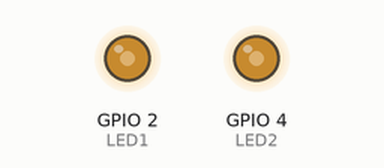
Recording of a program running on a simulated ESP32. Parts: output pins drawn as LEDs (lit = HIGH). What the program prints to the serial monitor is not drawn.

Above: at 0.1 s.
Timing chart, 0 to 1.6 s (numbered marks = the images above):
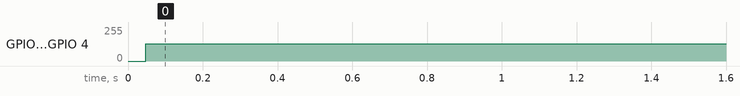

The program:

main.cpp
```cpp
#include <Arduino.h>
#include <FreeRTOS/FreeRTOS.h>
#include <FreeRTOS/task.h>
#include <freertos/FreeRTOSConfig.h>
#include <freertos/queue.h>
#include <FreeRTOS/semphr.h>

#define LED1  2
#define LED2  4

/*
Counting semaphores are used for resource allocation where multiple tasks can access
a shared resource up to a certain limit, while binary semaphores are used for mutual
exclusion or simple signaling between tasks. Counting semaphores can have a variable
count, whereas binary semaphores can only have two states.

Both binary semaphores and mutexes can provide mutual exclusion between tasks,
mutexes are typically used for exclusive access to resources, support priority inheritance,
and can only be released by the task that has taken them. Binary semaphores,
on the other hand, can be used for signaling between tasks and can be released by any task.
*/

/*
Select which type of semaphore you will want to test
1. Binary Semaphore
2. Semaphore counting
3. Mutex
*/
#define BinarySemaphore   0
#define SemaphoreCounting 0
#define Mutex             1

//semaphore handler
#if SemaphoreCounting
  SemaphoreHandle_t xCountingSemaphore;
#endif
#if BinarySemaphore
  SemaphoreHandle_t xBinarySemaphore;
#endif
#if Mutex
  SemaphoreHandle_t xMutex;
#endif

void Task1 (void * pvParameters){
  pinMode(LED1, OUTPUT);

  #if SemaphoreCounting
    xSemaphoreGive(xCountingSemaphore);
  #endif

  while(1){

    #if BinarySemaphore
      xSemaphoreTake(xBinarySemaphore, portMAX_DELAY);
    #endif
    #if SemaphoreCounting
      xSemaphoreTake(xCountingSemaphore, portMAX_DELAY);
    #endif
    #if Mutex
      xSemaphoreTake(xMutex, portMAX_DELAY);
    #endif

    digitalWrite( LED1, digitalRead(LED1)^1 );
    Serial.println("Task 1 is running");

    #if BinarySemaphore
      xSemaphoreGive(xBinarySemaphore);
    #endif
    #if SemaphoreCounting
      xSemaphoreGive(xCountingSemaphore);
    #endif
    #if Mutex
      xSemaphoreGive(xMutex);
    #endif

    vTaskDelay(1);
  }
}

void Task2 (void * pvParameters){
  pinMode(LED2, OUTPUT);
  while(1){

    #if BinarySemaphore
      xSemaphoreTake(xBinarySemaphore, portMAX_DELAY);
    #endif
    #if SemaphoreCounting
      xSemaphoreTake(xCountingSemaphore, portMAX_DELAY);
    #endif
    #if Mutex
      xSemaphoreTake(xMutex, portMAX_DELAY);
    #endif

    digitalWrite(LED2, digitalRead(LED2)^1);
    Serial.println("Task 2 is running");

    #if BinarySemaphore
      xSemaphoreGive(xBinarySemaphore);
    #endif
    #if SemaphoreCounting
      xSemaphoreGive(xCountingSemaphore);
    #endif
    #if Mutex
      xSemaphoreGive(xMutex);
    #endif

    vTaskDelay(1);
  }
}

void setup() {
  Serial.begin(115200);

  #if BinarySemaphore
    xBinarySemaphore = xSemaphoreCreateBinary();
  #endif
  #if SemaphoreCounting
    xCountingSemaphore = xSemaphoreCreateCounting(1, 0);
  #endif
  #if Mutex
    xMutex = xSemaphoreCreateMutex();
  #endif

  xTaskCreate( Task1, "Task 1", 1000, NULL, 1, NULL);
  xTaskCreate( Task2, "Task 2", 1000, NULL, 2, NULL);

  #if SemaphoreCounting
    xSemaphoreGive(xCountingSemaphore);
  #endif

}

void loop() {
  // put your main code here, to run repeatedly:
}
```

Measured:
- by itself, GPIO 2 (LED1), GPIO 4 (LED2): 0/255 → 130/255 at 0.05 s
